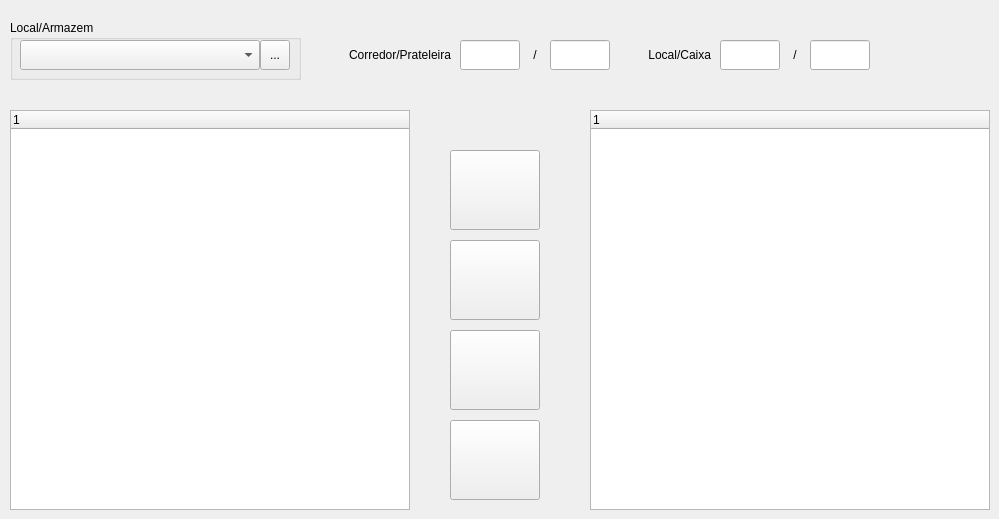
   <widget class="QWidget" name="TabLocalSite">
    <attribute name="title">
     <string>Centro de Distribuição</string>
    </attribute>
    <widget class="QGroupBox" name="GBoxSite">
     <property name="geometry">
      <rect>
       <x>10</x>
       <y>20</y>
       <width>291</width>
       <height>60</height>
      </rect>
     </property>
     <property name="title">
      <string>Local/Armazem</string>
     </property>
     <widget class="QComboBox" name="CBoxSite">
      <property name="geometry">
       <rect>
        <x>10</x>
        <y>20</y>
        <width>240</width>
        <height>30</height>
       </rect>
      </property>
      <property name="toolTip">
       <string>Selecionar o Local/Filial/Armazem de Armazenamento do Produto...</string>
      </property>
     </widget>
     <widget class="QToolButton" name="TButtonToolSite">
      <property name="geometry">
       <rect>
        <x>250</x>
        <y>20</y>
        <width>30</width>
        <height>30</height>
       </rect>
      </property>
      <property name="toolTip">
       <string>Permite fazer alteração nos itens dos Locais...</string>
      </property>
      <property name="text">
       <string>...</string>
      </property>
      <property name="icon">
       <iconset resource="../images.qrc">
        <normaloff>:/images/PNG/128x128/advancedsettings.png</normaloff>:/images/PNG/128x128/advancedsettings.png</iconset>
      </property>
     </widget>
    </widget>
    <widget class="QLabel" name="LBDelimitProduct1_2">
     <property name="geometry">
      <rect>
       <x>530</x>
       <y>40</y>
       <width>10</width>
       <height>30</height>
      </rect>
     </property>
     <property name="text">
      <string>/</string>
     </property>
     <property name="alignment">
      <set>Qt::AlignCenter</set>
     </property>
    </widget>
    <widget class="QLabel" name="LBDelimitProduct1_3">
     <property name="geometry">
      <rect>
       <x>790</x>
       <y>40</y>
       <width>10</width>
       <height>30</height>
      </rect>
     </property>
     <property name="text">
      <string>/</string>
     </property>
     <property name="alignment">
      <set>Qt::AlignCenter</set>
     </property>
    </widget>
    <widget class="QLabel" name="LBAddressAisle">
     <property name="geometry">
      <rect>
       <x>310</x>
       <y>40</y>
       <width>141</width>
       <height>30</height>
      </rect>
     </property>
     <property name="layoutDirection">
      <enum>Qt::LeftToRight</enum>
     </property>
     <property name="text">
      <string>Corredor/Prateleira</string>
     </property>
     <property name="alignment">
      <set>Qt::AlignRight|Qt::AlignTrailing|Qt::AlignVCenter</set>
     </property>
    </widget>
    <widget class="QLineEdit" name="LEditAddressRack">
     <property name="geometry">
      <rect>
       <x>550</x>
       <y>40</y>
       <width>60</width>
       <height>30</height>
      </rect>
     </property>
     <property name="toolTip">
      <string>Informar a Prateleira do local de Armazenamento do Produto...</string>
     </property>
     <property name="alignment">
      <set>Qt::AlignCenter</set>
     </property>
    </widget>
    <widget class="QLabel" name="LBAddressLocation">
     <property name="geometry">
      <rect>
       <x>620</x>
       <y>40</y>
       <width>91</width>
       <height>30</height>
      </rect>
     </property>
     <property name="layoutDirection">
      <enum>Qt::LeftToRight</enum>
     </property>
     <property name="text">
      <string>Local/Caixa</string>
     </property>
     <property name="alignment">
      <set>Qt::AlignRight|Qt::AlignTrailing|Qt::AlignVCenter</set>
     </property>
    </widget>
    <widget class="QLineEdit" name="LEditAddressBin">
     <property name="geometry">
      <rect>
       <x>810</x>
       <y>40</y>
       <width>60</width>
       <height>30</height>
      </rect>
     </property>
     <property name="toolTip">
      <string>Informar a Caixa de Armazenamento do Produto...</string>
     </property>
     <property name="alignment">
      <set>Qt::AlignCenter</set>
     </property>
    </widget>
    <widget class="QLineEdit" name="LEditAddressAisle">
     <property name="geometry">
      <rect>
       <x>460</x>
       <y>40</y>
       <width>60</width>
       <height>30</height>
      </rect>
     </property>
     <property name="toolTip">
      <string>Informar o Corredor  de Armazenamento do Produto...</string>
     </property>
     <property name="alignment">
      <set>Qt::AlignCenter</set>
     </property>
    </widget>
    <widget class="QLineEdit" name="LEditAddressLocation">
     <property name="geometry">
      <rect>
       <x>720</x>
       <y>40</y>
       <width>60</width>
       <height>30</height>
      </rect>
     </property>
     <property name="toolTip">
      <string>Informar o Local da Prateleira de Armazenamento do Produto...</string>
     </property>
     <property name="alignment">
      <set>Qt::AlignCenter</set>
     </property>
    </widget>
    <widget class="QToolButton" name="TButtonRemoveAllSites">
     <property name="geometry">
      <rect>
       <x>450</x>
       <y>420</y>
       <width>90</width>
       <height>80</height>
      </rect>
     </property>
     <property name="toolTip">
      <string>Remover Todos os Locais para o Produto...</string>
     </property>
     <property name="text">
      <string/>
     </property>
     <property name="icon">
      <iconset resource="../images.qrc">
       <normaloff>:/images/PNG/48x48/2leftarrow-48x48.png</normaloff>:/images/PNG/48x48/2leftarrow-48x48.png</iconset>
     </property>
     <property name="iconSize">
      <size>
       <width>48</width>
       <height>48</height>
      </size>
     </property>
    </widget>
    <widget class="QToolButton" name="TButtonAddSite">
     <property name="geometry">
      <rect>
       <x>450</x>
       <y>150</y>
       <width>90</width>
       <height>80</height>
      </rect>
     </property>
     <property name="toolTip">
      <string>Adicionar um local para o Produto...</string>
     </property>
     <property name="text">
      <string/>
     </property>
     <property name="icon">
      <iconset resource="../images.qrc">
       <normaloff>:/images/PNG/48x48/1rightarrow-48x48.png</normaloff>:/images/PNG/48x48/1rightarrow-48x48.png</iconset>
     </property>
     <property name="iconSize">
      <size>
       <width>48</width>
       <height>48</height>
      </size>
     </property>
    </widget>
    <widget class="QToolButton" name="TButtonAddAllSites">
     <property name="geometry">
      <rect>
       <x>450</x>
       <y>240</y>
       <width>90</width>
       <height>80</height>
      </rect>
     </property>
     <property name="toolTip">
      <string>Adicionar Todos os  locais para o Produto...</string>
     </property>
     <property name="text">
      <string/>
     </property>
     <property name="icon">
      <iconset resource="../images.qrc">
       <normaloff>:/images/PNG/48x48/2rightarrow-48x48.png</normaloff>:/images/PNG/48x48/2rightarrow-48x48.png</iconset>
     </property>
     <property name="iconSize">
      <size>
       <width>48</width>
       <height>48</height>
      </size>
     </property>
    </widget>
    <widget class="QToolButton" name="TButtonRemoveSite">
     <property name="geometry">
      <rect>
       <x>450</x>
       <y>330</y>
       <width>90</width>
       <height>80</height>
      </rect>
     </property>
     <property name="toolTip">
      <string>Remover um local para o Produto...</string>
     </property>
     <property name="text">
      <string/>
     </property>
     <property name="icon">
      <iconset resource="../images.qrc">
       <normaloff>:/images/PNG/48x48/1leftarrow-48x48.png</normaloff>:/images/PNG/48x48/1leftarrow-48x48.png</iconset>
     </property>
     <property name="iconSize">
      <size>
       <width>48</width>
       <height>48</height>
      </size>
     </property>
    </widget>
    <widget class="QTreeWidget" name="QXtreeWidgetNewAtualSites">
     <property name="geometry">
      <rect>
       <x>590</x>
       <y>110</y>
       <width>400</width>
       <height>400</height>
      </rect>
     </property>
     <property name="toolTip">
      <string>Locais/Filiais/Armazens atuais do Produto...</string>
     </property>
     <column>
      <property name="text">
       <string notr="true">1</string>
      </property>
     </column>
    </widget>
    <widget class="QTreeWidget" name="QXtreeWidgetAtualSites">
     <property name="geometry">
      <rect>
       <x>10</x>
       <y>110</y>
       <width>400</width>
       <height>400</height>
      </rect>
     </property>
     <property name="toolTip">
      <string>Locais/Filiais/Armazens disponíveis para Produtos...</string>
     </property>
     <property name="statusTip">
      <string/>
     </property>
     <column>
      <property name="text">
       <string notr="true">1</string>
      </property>
     </column>
    </widget>
   </widget>
